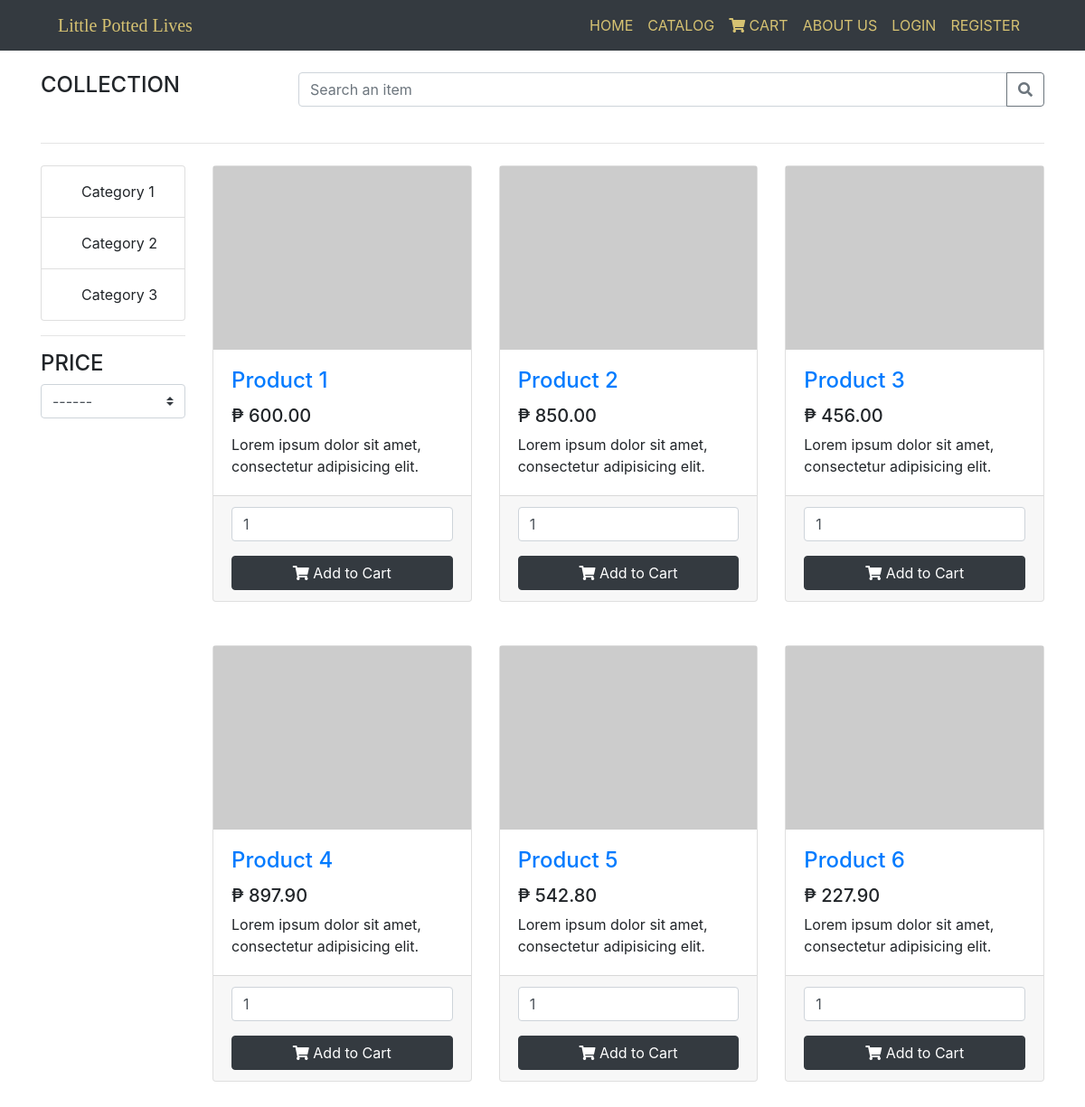
Screenshot of /app/views/catalog.php with the database file from the repository.
### tables this page shows
CREATE TABLE `tbl_categories` (
  `id` int(11) NOT NULL,
  `name` varchar(255) NOT NULL
);

CREATE TABLE `tbl_items` (
  `id` int(11) NOT NULL,
  `name` varchar(255) NOT NULL,
  `price` decimal(18,2) NOT NULL,
  `description` varchar(255) NOT NULL,
  `img_path` varchar(255) NOT NULL,
  `category_id` int(11) DEFAULT NULL
);

### app/controllers/show_catalog.php (the view)
<?php
	require 'connect.php';
	$data = "";
	$sql = "SELECT * FROM tbl_items";
	$result = mysqli_query($conn, $sql);
	while($row = mysqli_fetch_assoc($result)){
		$data .= "<div class='col-lg-4 col-md-6 mb-5'>
        <div class='card h-100'>
        <img src='$row[img_path]'>
          <div class='card-body'>
            <h4 class='card-title'><a href='product.php?id=$row[id]'>$row[name]</a></h4>
            <h5>&#8369 $row[price]</h5>
            <p class='card-text'>
              $row[description]
            </p>
          </div>
          <div class='card-footer'>
          	<input type='number' class='form-control mb-3' min='1' value='1' id='quantity$row[id]'>
          	<button class='btn btn-block btn-dark' id='addToCart' data-id='$row[id]' onclick='newAddToCart($row[id])'><i class='fas fa-shopping-cart'></i>  Add to Cart</button>
          </div>
        </div>
      </div>";
    }
    echo $data;
?>

### app/partials/header.php (shortened to what this page needs)
<!DOCTYPE HTML>
<html lang="en">
  <head>
    <link rel="stylesheet" href="https://stackpath.bootstrapcdn.com/bootstrap/4.1.3/css/bootstrap.min.css">
    <link rel="stylesheet" href="https://use.fontawesome.com/releases/v5.5.0/css/all.css">
    <link rel="stylesheet" type="text/css" href="../assets/css/style.css">
  </head>
  <body>
    <nav class="navbar navbar-expand-lg navbar-dark bg-dark mb-4 sticky-top">
      <a class="navbar-brand px-5" href="index.php" id="storeName">Little Potted Lives</a>
      <div class="collapse navbar-collapse px-5" id="navbarSupportedContent">
        <ul class="navbar-nav ml-auto">
          <li class="nav-item">
            <a class="nav-link" href="index.php" id="nav-home">HOME <span class="sr-only">(current)</span></a>
          </li>
          <li class="nav-item">
            <a class="nav-link" href="catalog.php" id="nav-catalog">CATALOG <span class="sr-only">(current)</span></a>
          </li>
          <li class="nav-item">
            <a class="nav-link" href="cart.php" id="nav-cart">
              <i class="fas fa-shopping-cart"></i> CART
            </a>
          </li>
          <li class="nav-item">
            <a class="nav-link" href="aboutus.php" id="nav-about_us">ABOUT US <span class="sr-only">(current)</span></a>
          </li>
          <li class="nav-item">
           <?php
              if(isset($_SESSION['email'])){
                echo "<li class='nav-item dropdown'>
                      <a class='nav-link dropdown-toggle' href='#' id='navbarDropdown' role='button' data-toggle='dropdown' aria-haspopup='true' aria-expanded='false'>HELLO, ".STRTOUPPER($_SESSION['firstname'])."<span class='sr-only'>(current)</span></a>
                      <div class='dropdown-menu' aria-labelledby='navbarDropdown'>
                        <a class='dropdown-item' href='#'><i class='fas fa-list-ul'></i>   Your Orders</a>
                        <a class='dropdown-item' href='#'><i class='far fa-user'></i>   Your Profile</a>
                        <div class='dropdown-divider'></div>
                        <a class='dropdown-item' href='../controllers/process_logout.php'><i class='fas fa-sign-out-alt'></i>   LOGOUT</a>
                      </div>
                    </li>
                      ";
              } else {
                echo "<a class='nav-link' href='login.php'>LOGIN <span class='sr-only'>(current)</span></a>
                      </li>
                      <li class='nav-item'>
                        <a class='nav-link' href='register.php' id='nav-register'>REGISTER <span class='sr-only'>(current)</span></a>
                      </li>
                      ";
              }
            ?>
      </div>
    </nav>

### app/views/catalog.php (shortened to what this page needs)
<?php require_once '../partials/header.php'; ?>
<div class="container">
	<div class="row mt-2">
		<div class="col-lg-3">
			<h4 id="catalog-category-selected">COLLECTION</h4>
		</div>
		<div class="col-lg-9">
			<div class="input-group mb-3">
			  <input type="text" class="form-control" placeholder="Search an item" aria-label="Search an item" aria-describedby="button-addon2" id="searchAnItem">
			  <div class="input-group-append">
			    <button class="btn btn-outline-secondary" type="button">      <i class="fas fa-search"></i>      </button>
			  </div>
			</div>
		</div>
	</div>
	<div class="row mt-2">
		<div class="col-lg-12">
		<hr>
		</div>
	</div>
	<div class="row mt-2">
		<div class="col-lg-2">
			<div class="list-group">
		      		<ul class="list-group">
		      			<?php include "../controllers/show_categories.php"; ?>
		      		</ul>
			</div>
			<hr>
			<h4 class="mb-2">PRICE</h4>
				<select class="custom-select" id="price">
					<option selected=""> ------ </option>
				</select>
		</div>
		<div class="col-lg-10">
			<div class="row" id="products">
				<?php include '../controllers/show_catalog.php'; ?>
			</div>
		</div>
	</div>
</div>
<?php require '../partials/footer.php'; ?>

### app/controllers/show_categories.php
<?php
	require "connect.php";
	$sql = "SELECT * FROM tbl_categories";
	$result = mysqli_query($conn, $sql);
	if (mysqli_num_rows($result) > 0) {
		while ($row = mysqli_fetch_assoc($result)) {
			echo "
			<li class='list-group-item'>
				<a class='dropdown-item' onclick='showCategories($row[id])'>$row[name]</a>
			</li>";
		}
	}
?>

### app/partials/footer.php (shortened to what this page needs)
  </body>
</html>

### app/assets/css/style.css (style rules this page uses)
#storeName { color: #d6c272 !important; font-family: AmithenExtra !important; }
.nav-link:link { color: #d6c272 !important; }

### rows the page displays
tbl_categories: name "Category 1"
tbl_categories: name "Category 2"
tbl_categories: name "Category 3"
tbl_items: name "Product 1", price "600.00", description "Lorem ipsum dolor sit amet, consectetur adipisicing elit."
tbl_items: name "Product 2", price "850.00", description "Lorem ipsum dolor sit amet, consectetur adipisicing elit."
tbl_items: name "Product 3", price "456.00", description "Lorem ipsum dolor sit amet, consectetur adipisicing elit."
tbl_items: name "Product 4", price "897.90", description "Lorem ipsum dolor sit amet, consectetur adipisicing elit."
tbl_items: name "Product 5", price "542.80", description "Lorem ipsum dolor sit amet, consectetur adipisicing elit."
tbl_items: name "Product 6", price "227.90", description "Lorem ipsum dolor sit amet, consectetur adipisicing elit."
